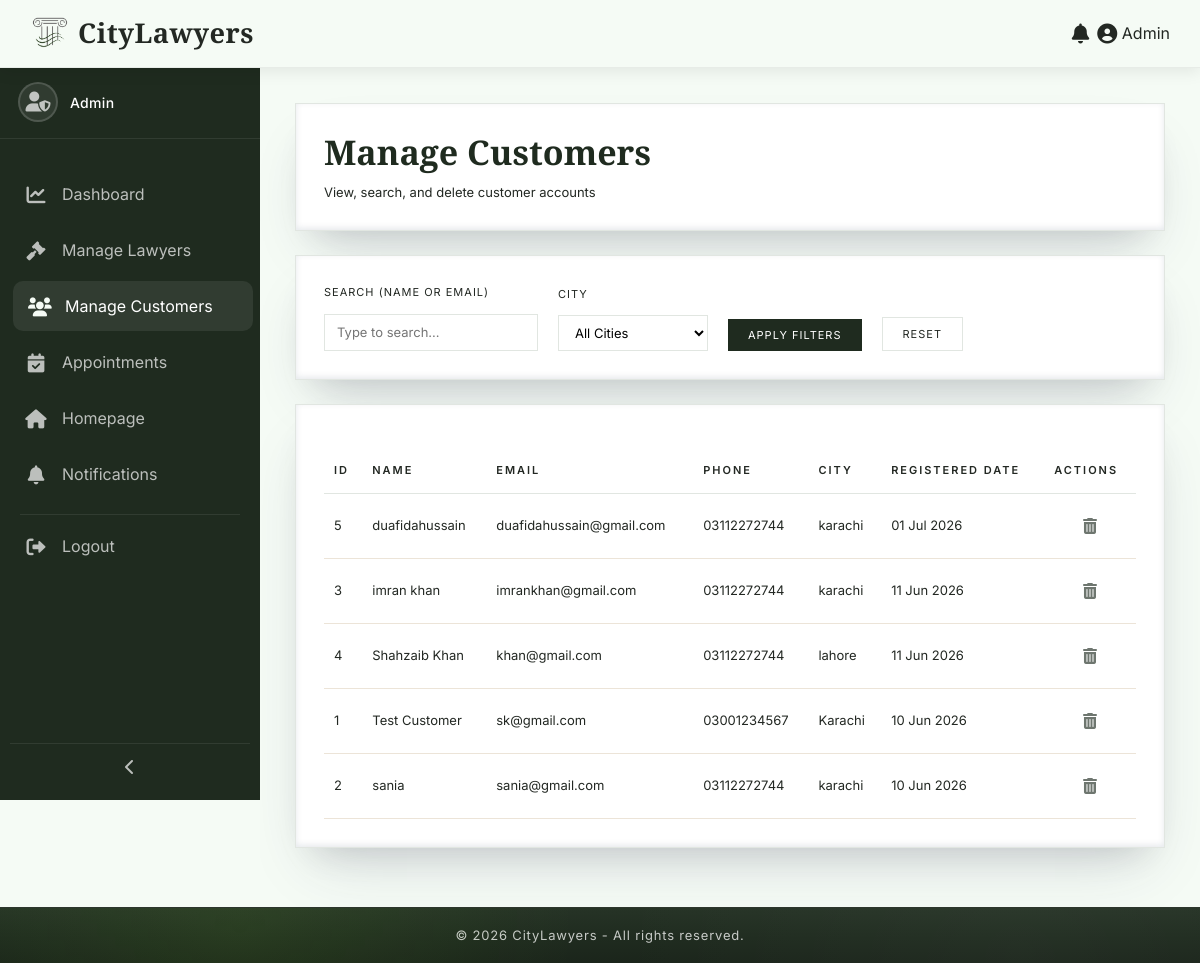
The page /admin/manage-customers.php (signed in) on the database its author committed.
### tables this page shows
CREATE TABLE `customers` (
  `id` int(11) NOT NULL,
  `name` varchar(100) NOT NULL,
  `email` varchar(100) NOT NULL,
  `password` varchar(255) NOT NULL,
  `phone` varchar(20) DEFAULT NULL,
  `address` text DEFAULT NULL,
  `city` varchar(50) DEFAULT NULL,
  `reg_date` date DEFAULT NULL,
  `status` enum('active','inactive') DEFAULT 'active'
);

### admin/manage-customers.php (the view, shortened to what this page needs)
<?php
require_once '../includes/config.php';
$search = isset($_GET['search']) ? trim($_GET['search']) : '';
$conditions = [];
$where = !empty($conditions) ? "WHERE " . implode(" AND ", $conditions) : "";
$limit = 10;
$page = isset($_GET['page']) ? (int)$_GET['page'] : 1;
$offset = ($page - 1) * $limit;
$sql = "SELECT * FROM customers $where ORDER BY reg_date DESC LIMIT :limit OFFSET :offset";
$stmt = $conn->prepare($sql);
$stmt->bindValue(':limit', $limit, PDO::PARAM_INT);
$stmt->bindValue(':offset', $offset, PDO::PARAM_INT);
$stmt->execute();
$customers = $stmt->fetchAll(PDO::FETCH_ASSOC);
include '../includes/header.php';
?>
<link rel="stylesheet" href="<?php echo BASE_URL; ?>assets/css/dashboard.css">
<link rel="stylesheet" href="<?php echo BASE_URL; ?>assets/css/tables.css">
<link rel="stylesheet" href="<?php echo BASE_URL; ?>assets/css/sidebar.css">
<div class="dashboard-wrapper">
    <?php include '../includes/dashboard-sidebar.php'; ?>
    <div class="main-content">
        <div class="dashboard-card">
            <h2 class="dashboard-title">Manage Customers</h2>
            <p class="dashboard-subtitle">View, search, and delete customer accounts</p>
        </div>
        <div class="dashboard-card">
            <form method="GET" action="">
                <div class="filter-row">
                    <div class="filter-group">
                        <label>Search (name or email)</label>
                        <input type="text" name="search" value="<?php echo htmlspecialchars($search); ?>" placeholder="Type to search...">
                    </div>
                    <div class="filter-group">
                        <label>City</label>
                        <select name="city">
                            <option value="">All Cities</option>
                        </select>
                    </div>
                    <div class="filter-group">
                        <button type="submit" class="filter-btn">Apply Filters</button>
                    </div>
                    <div class="filter-group">
                        <a href="manage-customers.php" class="reset-btn">Reset</a>
                    </div>
                </div>
            </form>
        </div>
        <div class="dashboard-card">
            <?php if (count($customers) > 0): ?>
                <div class="table-wrap">
                    <table class="dashboard-table">
                        <thead>
                            <tr>
                                <th>ID</th>
                                <th>Name</th>
                                <th>Email</th>
                                <th>Phone</th>
                                <th>City</th>
                                <th>Registered Date</th>
                                <th>Actions</th>
                            </tr>
                        </thead>
                        <tbody>
                            <?php foreach ($customers as $row): ?>
                            <tr>
                                <td><?php echo $row['id']; ?></td>
                                <td><?php echo htmlspecialchars($row['name']); ?></td>
                                <td><?php echo htmlspecialchars($row['email']); ?></td>
                                <td><?php echo htmlspecialchars($row['phone'] ?? '-'); ?></td>
                                <td><?php echo htmlspecialchars($row['city'] ?? '-'); ?></td>
                                <td><?php echo date('d M Y', strtotime($row['reg_date'])); ?></td>
                                <td>
                                    <div class="action-icons">
                                        <a href="?delete=<?php echo $row['id']; ?>"
                                           class="action-icon delete"
                                           data-tooltip="Delete"
                                           onclick="return confirm('Delete this customer permanently? This will also delete all their appointments.')">
                                            <i class="fas fa-trash-alt"></i>
                                        </a>
                                    </div>
                                </td>
                            </tr>
                            <?php endforeach; ?>
                        </tbody>
                    </table>
                </div>
            <?php else: ?>
                <p class="no-data">No customers found.</p>
            <?php endif; ?>
        </div>
    </div>
</div>
<?php include '../includes/dashboard-footer.php'; ?>

### assets/css/global.css (style rules this page uses)
:root { --primary-color: #1F2B1F; --accent-color: #2F5D3A; --sidebar-light: #445544; --secondary-color: #F5FBF5; --surface-color: #FFFFFF; --surface-alt: #F7F8F6; --charcoal-black: #171C17; --charcoal-light: #232A23; --text-dark: #232823; --text-gray: rgba(255,255,255,.75); --text-muted: #98A09A; --text-white: #FFFFFF; --muted-white: #E9ECE8; --icon-gray: #BFC6BF; --border-color: #E1E6E1; --border-light: #EFF2EF; --border-soft: 1px solid rgba(142,247,43,.18); --card-radius: 14px; --white: #FFFFFF; --success: #2F7D32; --warning: #9A6A14; --danger: #B23B3B; --info: #2E5C86; --status-pending-bg: #F7ECD1; --status-pending-text: #8C650F; --status-approved-bg: #DDECDC; --status-approved-text: #2F6A33; --status-rejected-bg: #F3DEDE; --status-rejected-text: #9A3737; --status-confirmed-bg: #DDECDC; --status-confirmed-text: #2F6A33; --status-completed-bg: #DFE9F5; --status-completed-text: #2E5C86; --status-cancelled-bg: #F3DEDE; --status-cancelled-text: #9A3737; --btn-primary-bg: var(--primary-color); --btn-primary-hover: #172117; --btn-accent-bg: var(--accent-color); --btn-accent-hover: #23482D; --btn-approve-bg: #2F7D32; --btn-reject-bg: #B23B3B; --btn-delete-bg: #232823; --btn-delete-text: #E1E6E1; --btn-text: #FFFFFF; --shadow-sm: 0 8px 20px rgba(0,0,0,.05); --shadow-md: 0 18px 35px rgba(0,0,0,.10); --shadow-lg: rgba(50,50,93,.18) 0 30px 60px -20px, rgba(0,0,0,.14) 0 18px 35px -18px, rgba(10,37,64,.10) 0 -2px 6px inset; --shadow-hover: 0 45px 80px rgba(0,0,0,.22), 0 18px 40px rgba(0,0,0,.12), 0 30px 55px rgba(0,0,0,.14); --shadow-green-strong: 0 20px 60px rgba(47, 93, 58, 0.30), 0 10px 30px rgba(31, 43, 31, 0.12), 0 0 80px rgba(47, 93, 58, 0.08); --transition-fast: .25s ease; --transition: .4s ease; --transition-slow: .55s cubic-bezier(.2,.8,.2,1); --gradient-overlay: radial-gradient( circle at center, rgba(38, 85, 38, 0) 0%, rgba(18,30,18,.70) 45%, rgba(6,8,6,.92) 100% ); --sidebar-gradient: linear-gradient( 180deg, var(--charcoal-black) 0%, #263326 35%, var(--primary-color) 75%, #314931 100% ); }
* { margin: 0; padding: 0; box-sizing: border-box; }
html { scroll-behavior: smooth; }
body { font-family: 'Inter', sans-serif; background: var(--secondary-color); color: var(--text-dark); overflow-x: hidden; }
h1, h2, h3, h4, h5, h6 { font-family: 'Cormorant Garamond', serif; font-weight: 600; }
a { text-decoration: none; }
input[type="text"], input[type="email"], input[type="password"], input[type="number"], input[type="search"], textarea { cursor: text; }

### assets/css/dashboard.css (style rules this page uses)
:root { --sidebar-width: 260px; --sidebar-collapse: 70px; --navbar-height: 66px; }
html, body { margin: 0; padding: 0; }
.dashboard-wrapper { display: block; margin-left: var(--sidebar-width); min-height: calc(100vh - var(--navbar-height, 66px)); transition: margin-left 0.35s ease; }
.main-content { min-width: 0; padding: 35px; background: var(--secondary-color); overflow-x: hidden; overflow-y: auto; }
.dashboard-card { background: var(--surface-color); border: 1px solid var(--border-color); padding: 28px; margin-bottom: 24px; box-shadow: var(--shadow-lg); }
.dashboard-title { font-family: 'Cormorant Garamond', serif; font-size: 34px; color: var(--primary-color); margin: 0 0 10px; }
.dashboard-subtitle { margin: 0; color: var(--text-light); font-size: 13px; }
input[type="text"], input[type="email"], input[type="password"], input[type="number"], input[type="time"], select, textarea { width: 100%; padding: 10px; border: 1px solid var(--border-color); background: var(--white); font-size: 14px; border-radius: 0; box-shadow: none; }
.table-wrap { width: 100%; overflow-x: auto; }

### assets/css/sidebar.css (style rules this page uses)
:root { --sidebar-width: 260px; --sidebar-collapsed: 70px; --sidebar-bg: var(--primary-color); --sidebar-hover: rgba(255,255,255,.08); --text-muted: rgba(255,255,255,.7); --text-active: #fff; }

### rows shown on the page
customers: id "5", name "duafidahussain", email "duafidahussain@gmail.com", phone "03112272744", city "karachi", reg_date "01 Jul 2026"
customers: id "3", name "imran khan", email "imrankhan@gmail.com", phone "03112272744", city "karachi", reg_date "11 Jun 2026"
customers: id "4", name "Shahzaib Khan", email "khan@gmail.com", phone "03112272744", city "lahore", reg_date "11 Jun 2026"
customers: id "1", name "Test Customer", email "sk@gmail.com", phone "03001234567", city "Karachi", reg_date "10 Jun 2026"
customers: id "2", name "sania", email "sania@gmail.com", phone "03112272744", city "karachi", reg_date "10 Jun 2026"

### other values the page prints
SITE_NAME "CityLawyers"
$user_name "Admin"
